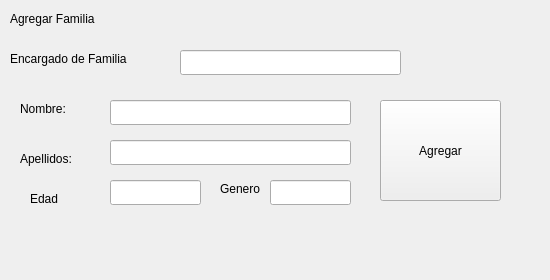
      <widget class="QWidget" name="page_7">
       <widget class="QLabel" name="label_6">
        <property name="geometry">
         <rect>
          <x>10</x>
          <y>10</y>
          <width>111</width>
          <height>17</height>
         </rect>
        </property>
        <property name="text">
         <string>Agregar Familia</string>
        </property>
       </widget>
       <widget class="QLabel" name="label_14">
        <property name="geometry">
         <rect>
          <x>10</x>
          <y>50</y>
          <width>171</width>
          <height>17</height>
         </rect>
        </property>
        <property name="text">
         <string>Encargado de Familia</string>
        </property>
       </widget>
       <widget class="QLineEdit" name="familia_albergue">
        <property name="geometry">
         <rect>
          <x>180</x>
          <y>50</y>
          <width>221</width>
          <height>25</height>
         </rect>
        </property>
       </widget>
       <widget class="QStackedWidget" name="stackedWidget_2">
        <property name="geometry">
         <rect>
          <x>10</x>
          <y>90</y>
          <width>531</width>
          <height>181</height>
         </rect>
        </property>
        <property name="currentIndex">
         <number>0</number>
        </property>
        <widget class="QWidget" name="page_11">
         <widget class="QLabel" name="label_15">
          <property name="geometry">
           <rect>
            <x>10</x>
            <y>10</y>
            <width>67</width>
            <height>17</height>
           </rect>
          </property>
          <property name="text">
           <string>Nombre:</string>
          </property>
         </widget>
         <widget class="QLineEdit" name="nombre_familia">
          <property name="geometry">
           <rect>
            <x>100</x>
            <y>10</y>
            <width>241</width>
            <height>25</height>
           </rect>
          </property>
         </widget>
         <widget class="QLabel" name="label_16">
          <property name="geometry">
           <rect>
            <x>10</x>
            <y>60</y>
            <width>67</width>
            <height>17</height>
           </rect>
          </property>
          <property name="text">
           <string>Apellidos:</string>
          </property>
         </widget>
         <widget class="QLineEdit" name="apellidos_familia">
          <property name="geometry">
           <rect>
            <x>100</x>
            <y>50</y>
            <width>241</width>
            <height>25</height>
           </rect>
          </property>
         </widget>
         <widget class="QLabel" name="label_17">
          <property name="geometry">
           <rect>
            <x>20</x>
            <y>100</y>
            <width>67</width>
            <height>17</height>
           </rect>
          </property>
          <property name="text">
           <string>Edad</string>
          </property>
         </widget>
         <widget class="QLineEdit" name="edad_familia">
          <property name="geometry">
           <rect>
            <x>100</x>
            <y>90</y>
            <width>91</width>
            <height>25</height>
           </rect>
          </property>
         </widget>
         <widget class="QLabel" name="label_18">
          <property name="geometry">
           <rect>
            <x>210</x>
            <y>90</y>
            <width>67</width>
            <height>17</height>
           </rect>
          </property>
          <property name="text">
           <string>Genero</string>
          </property>
         </widget>
         <widget class="QPushButton" name="btn_agregarFamilia">
          <property name="geometry">
           <rect>
            <x>370</x>
            <y>10</y>
            <width>121</width>
            <height>101</height>
           </rect>
          </property>
          <property name="text">
           <string>Agregar</string>
          </property>
         </widget>
         <widget class="QLineEdit" name="genero_familia">
          <property name="geometry">
           <rect>
            <x>260</x>
            <y>90</y>
            <width>81</width>
            <height>25</height>
           </rect>
          </property>
         </widget>
        </widget>
        <widget class="QWidget" name="page_12"/>
       </widget>
      </widget>
